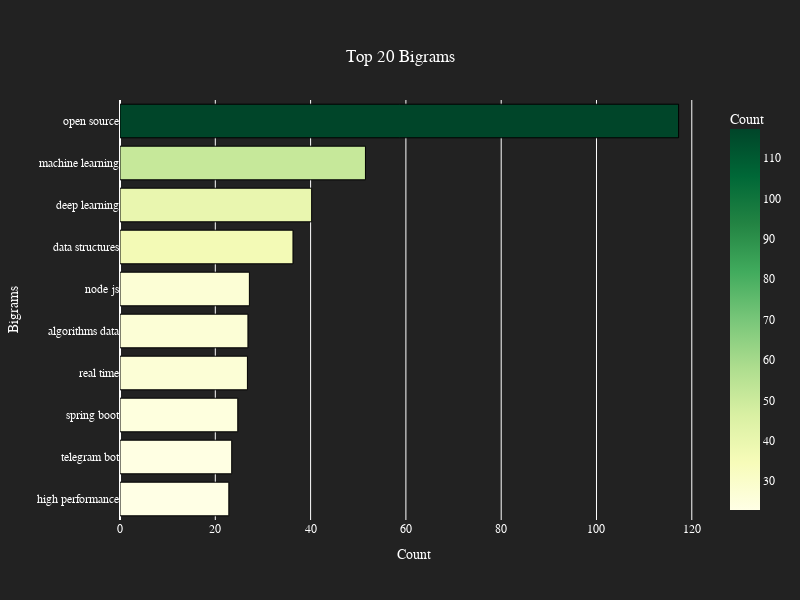

This figure's notebook cell:
### Code cell
# Get top 10 bigrams from the cleaned text data
bigrams = get_top_n_gram(description_translated_clean, (2, 2), 10)

# Create a DataFrame with bigrams and their counts
df1 = pd.DataFrame(bigrams, columns=['Text', 'count'])

# Group by text and sum counts, then sort by count in ascending order
df1 = df1.groupby('Text').sum().sort_values(by='count', ascending=True)

# Create a horizontal bar plot for the top 20 bigrams
fig = px.bar(df1, 
             y=df1.index, 
             x='count', 
             labels={'x': 'Count', 'bigrams': 'Bigrams'},
             title='Top 20 Bigrams',
             color='count',   
             color_continuous_scale='ylgn',  
             orientation='h' 
            )

# Update layout: set dimensions, title alignment, and axis titles
fig.update_layout(
    width=800,  
    height=600,  
    title={'x': 0.5, 'xanchor': 'center', 'yanchor': 'top'},  
    xaxis_title='Count',
    yaxis_title='Bigrams',
    plot_bgcolor='rgb(34, 34, 34)',   # Set plot background color
    paper_bgcolor='rgb(34, 34, 34)',  # Set paper background color
    font=dict(
        family="Arial, sans-serif",
        size=12,
        color="White"  # Set font color
    )
)

# Update color axes: customize the colorbar appearance
fig.update_coloraxes(colorbar=dict(
    title='Count',
    titlefont=dict(color='white'),   # Set colorbar title font color
    tickfont=dict(color='white')     # Set colorbar tick font color
))

# Update trace: add black border around bars
fig.update_traces(marker_line_color='black', marker_line_width=1)

# Show the figure
fig.show()

### Figure 1 — Plotly figure (JSON) as saved in the notebook; plotly's stock layout.template omitted (floating-point values rounded to 4 significant figures)
{"data": [{"alignmentgroup": "True", "hovertemplate": "count=%{marker.color}<br>Text=%{y}<extra></extra>", "legendgroup": "", "marker": {"color": [22.84, 23.45, 24.72, 26.74, 26.85, 27.15, 36.3, 40.22, 51.51, 117.2], "coloraxis": "coloraxis", "line": {"color": "black", "width": 1}, "pattern": {"shape": ""}}, "name": "", "offsetgroup": "", "orientation": "h", "showlegend": false, "textposition": "auto", "type": "bar", "x": [22.84, 23.45, 24.72, 26.74, 26.85, 27.15, 36.3, 40.22, 51.51, 117.2], "xaxis": "x", "y": ["high performance", "telegram bot", "spring boot", "real time", "algorithms data", "node js", "data structures", "deep learning", "machine learning", "open source"], "yaxis": "y"}], "layout": {"barmode": "relative", "coloraxis": {"colorbar": {"tickfont": {"color": "white"}, "title": {"font": {"color": "white"}, "text": "Count"}}, "colorscale": [[0, "rgb(255,255,229)"], [0.125, "rgb(247,252,185)"], [0.25, "rgb(217,240,163)"], [0.375, "rgb(173,221,142)"], [0.5, "rgb(120,198,121)"], [0.625, "rgb(65,171,93)"], [0.75, "rgb(35,132,67)"], [0.875, "rgb(0,104,55)"], [1, "rgb(0,69,41)"]]}, "font": {"color": "White", "family": "Arial, sans-serif", "size": 12}, "height": 600, "legend": {"tracegroupgap": 0}, "paper_bgcolor": "rgb(34, 34, 34)", "plot_bgcolor": "rgb(34, 34, 34)", "title": {"text": "Top 20 Bigrams", "x": 0.5, "xanchor": "center", "yanchor": "top"}, "width": 800, "xaxis": {"anchor": "y", "domain": [0, 1], "title": {"text": "Count"}}, "yaxis": {"anchor": "x", "domain": [0, 1], "title": {"text": "Bigrams"}}}}
